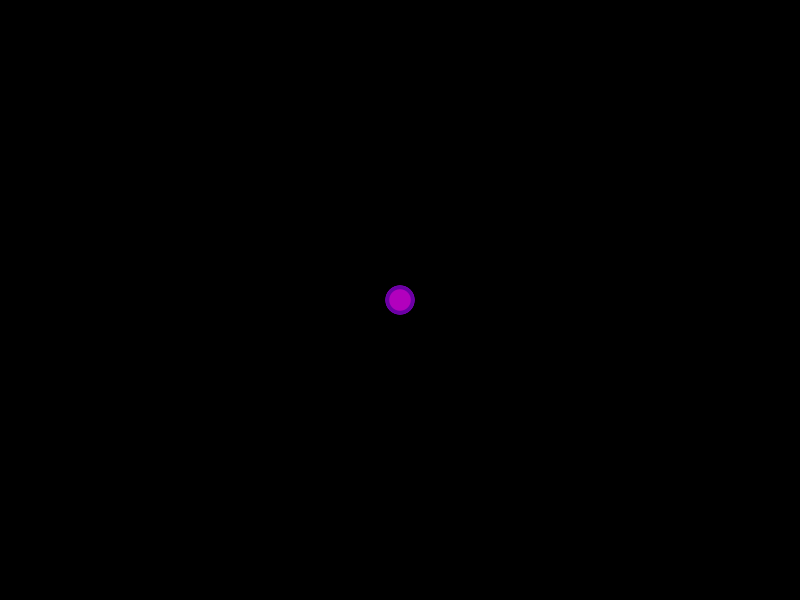
Frame 1 (no input)
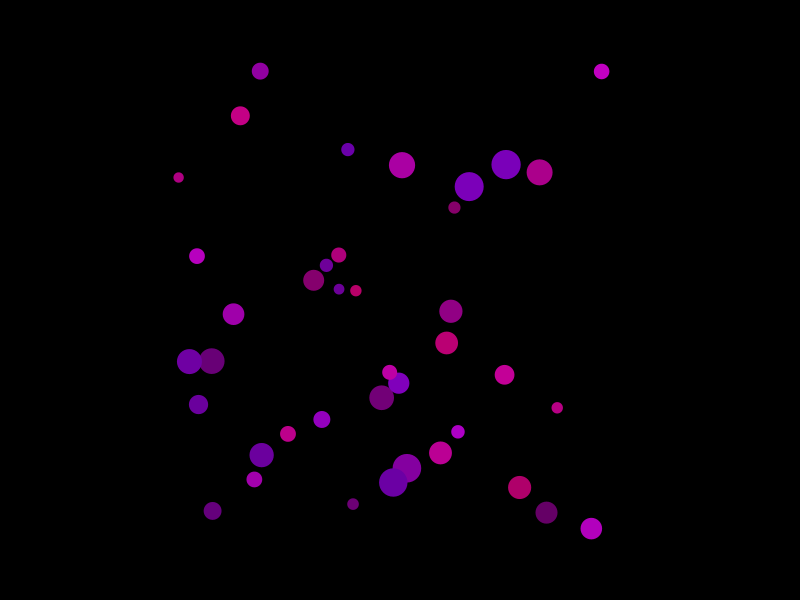
Frame 60 (the mouse pressed at the canvas centre just before this capture)
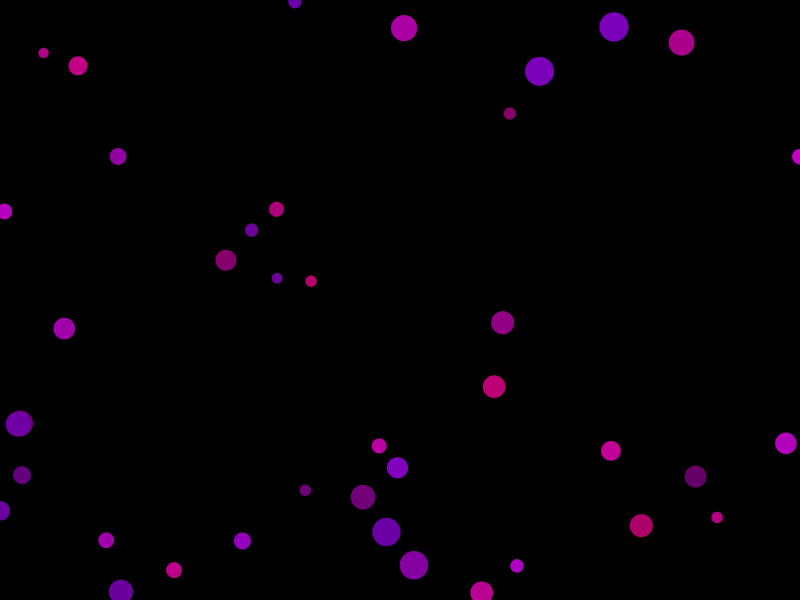
Frame 120 (the mouse held since frame 60 and released just before this capture)

The Processing sketch that drew these frames (run headless with seeded random() and noise(); from frame 60 on, the mouse is pressed at the canvas centre):

// Processing sketch: sketch_7_bounce4
// ── sketch_7_bounce4.pde
int nc = 40;
float[] cx = new float[nc];
float[] vx = new float[nc];
float[] cy = new float[nc];
float[] vy = new float[nc];
float[] r  = new float[nc];
color[] c = new color[nc];
 
void setup()
{
  size(800,600);
  surface.setResizable(true);
  for(int i = 0; i < nc; i++)
  {
    cx[i]=width/2;
    cy[i]=height/2;
    vx[i]=random(-4,4);
    vy[i]=random(-4,4);
    r[i]=random(10,30);
    c[i]=color(random(100,200),0,random(100,200));
  }
}

void draw()
{
  background(0);
  noStroke();
  for(int i = 0; i < nc; i++)
  {
    fill(c[i]);
    circle(cx[i],cy[i],r[i]);
    cx[i] = cx[i] + vx[i];
    cy[i] = cy[i] + vy[i];
    if(cx[i] > width || cx[i] < 0) vx[i] = vx[i] * (-1);
    if(cy[i] > height || cy[i] < 0) vy[i] = vy[i] * (-1);  
  }  
}
